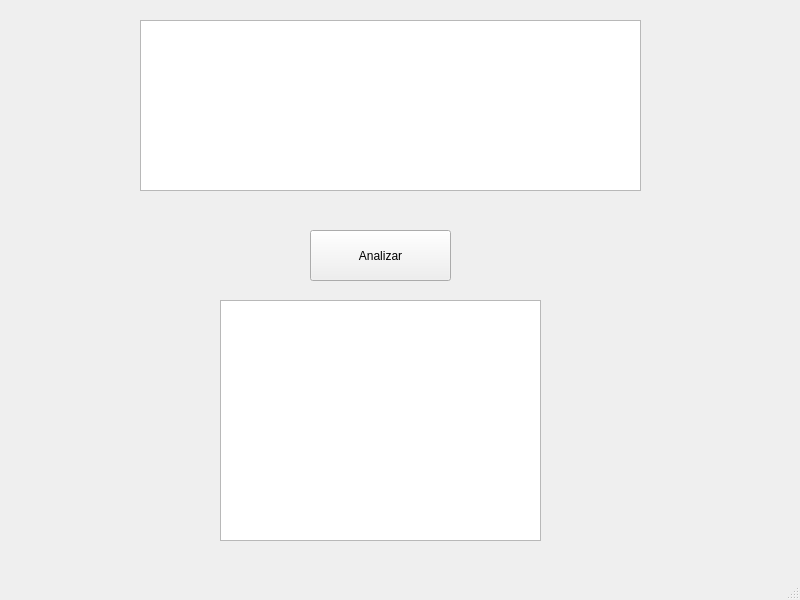
<?xml version="1.0" encoding="UTF-8"?>
<ui version="4.0">
 <class>MainWindow</class>
 <widget class="QMainWindow" name="MainWindow">
  <property name="geometry">
   <rect>
    <x>0</x>
    <y>0</y>
    <width>800</width>
    <height>600</height>
   </rect>
  </property>
  <property name="windowTitle">
   <string>MainWindow</string>
  </property>
  <widget class="QWidget" name="centralwidget">
   <widget class="QPushButton" name="pushButton">
    <property name="geometry">
     <rect>
      <x>310</x>
      <y>230</y>
      <width>141</width>
      <height>51</height>
     </rect>
    </property>
    <property name="text">
     <string>Analizar</string>
    </property>
   </widget>
   <widget class="QTextEdit" name="textEdit">
    <property name="geometry">
     <rect>
      <x>140</x>
      <y>20</y>
      <width>501</width>
      <height>171</height>
     </rect>
    </property>
   </widget>
   <widget class="QTableWidget" name="tableWidget">
    <property name="geometry">
     <rect>
      <x>220</x>
      <y>300</y>
      <width>321</width>
      <height>241</height>
     </rect>
    </property>
   </widget>
  </widget>
  <widget class="QMenuBar" name="menubar">
   <property name="geometry">
    <rect>
     <x>0</x>
     <y>0</y>
     <width>800</width>
     <height>21</height>
    </rect>
   </property>
  </widget>
  <widget class="QStatusBar" name="statusbar"/>
 </widget>
 <resources/>
 <connections/>
</ui>
